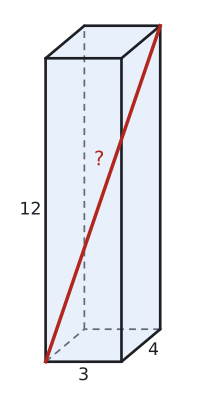

The script that drew this image:
import sys; sys.path.insert(0, "tools")
from cizim import *

# Eğik izdüşüm: genişlik (x) ve yükseklik (z) gerçek ölçüde, derinlik (y) yarıya kısaltılmış ve 40° eğik.
KD, TETA = 0.5, np.radians(40)
CX, SY = KD * np.cos(TETA), KD * np.sin(TETA)
GOZ = np.array([CX, -1.0, SY])  # bakan göze doğru yön

def P(p):
    x, y, z = p
    return np.array([x + CX * y, z + SY * y])

def prizma(ax, taban, v, renkler=None, lw=2.0):
    """taban: dışbükey çokgenin 3B köşeleri, v: öteleme vektörü (yanal ayrıt). Görünmeyen ayrıtlar kesikli."""
    taban = [np.array(t, float) for t in taban]; v = np.array(v, float); n = len(taban)
    ust = [t + v for t in taban]; merkez = sum(taban) / n + v / 2
    yuzler = [list(range(n)), list(range(n, 2 * n))] + [[i, (i + 1) % n, n + (i + 1) % n, n + i] for i in range(n)]
    kose = taban + ust; gorunur = []
    for y in yuzler:
        a, b, c = kose[y[0]], kose[y[1]], kose[y[2]]
        nor = np.cross(b - a, c - a)
        if np.dot(nor, sum(kose[i] for i in y) / len(y) - merkez) < 0: nor = -nor
        gorunur.append(np.dot(nor, GOZ) > 1e-9)
    renkler = renkler or {}
    for k, y in enumerate(yuzler):
        if k in renkler and gorunur[k]:
            ax.add_patch(patches.Polygon([P(kose[i]) for i in y], closed=True, facecolor=renkler[k], edgecolor="none", zorder=1))
    kenarlar = {}
    for k, y in enumerate(yuzler):
        for j in range(len(y)):
            e = tuple(sorted((y[j], y[(j + 1) % len(y)])))
            kenarlar[e] = kenarlar.get(e, False) or gorunur[k]
    for (i, j), g in kenarlar.items():
        a, b = P(kose[i]), P(kose[j])
        if g: ax.plot([a[0], b[0]], [a[1], b[1]], color=YAZI, lw=lw, zorder=4, solid_capstyle="round")
        else: ax.plot([a[0], b[0]], [a[1], b[1]], color=SOLUK, lw=1.3, ls=(0, (4, 3)), zorder=2)
    return kose

def cizgi(ax, p, q, renk=KIRMIZI, lw=2.4, ls="-", z=5):
    a, b = P(p), P(q); ax.plot([a[0], b[0]], [a[1], b[1]], color=renk, lw=lw, ls=ls, zorder=z)

def yaz(ax, p, s, dx=0.0, dy=0.0, renk=YAZI, boy=13, **kw):
    q = P(p); ax.text(q[0] + dx, q[1] + dy, s, ha=kw.pop("ha", "center"), va=kw.pop("va", "center"), color=renk, fontsize=boy, zorder=7, **kw)

def dik(ax, k, u, w, r=0.4, renk=YAZI):
    k, u, w = np.array(k, float), np.array(u, float), np.array(w, float)
    u = u / np.linalg.norm(u); w = w / np.linalg.norm(w)
    pts = [P(k + r * u), P(k + r * u + r * w), P(k + r * w)]
    ax.plot([p[0] for p in pts], [p[1] for p in pts], color=renk, lw=1.3, zorder=6)

def bitir(ax, pay=0.6):
    ax.set_aspect("equal"); ax.axis("off"); ax.autoscale_view(); ax.margins(0.04)
# Kendini dene 2: 3 × 4 × 12 dikdörtgenler prizması, cisim köşegeni ?
a, b, c = 3, 4, 12
fig, ax = sekil(3.2, 5.2)
k = prizma(ax, [(0, 0, 0), (a, 0, 0), (a, b, 0), (0, b, 0)], (0, 0, c), renkler={1: MAVI_ACIK, 2: MAVI_ACIK, 3: MAVI_ACIK})
cizgi(ax, (0, 0, 0), (a, b, c), renk=KIRMIZI, lw=2.6)
yaz(ax, (a / 2, 0, 0), "3", dy=-0.55)
yaz(ax, (a, b / 2, 0), "4", dx=0.5, dy=-0.2)
yaz(ax, (0, 0, c / 2), "12", dx=-0.6)
yaz(ax, (a * 0.6, b * 0.6, c * 0.6), "?", dx=-0.6, renk=KIRMIZI, boy=15)
ax.set_xlim(-1.5, 6.2); ax.set_ylim(-1.2, 14.0)
ax.set_aspect("equal"); ax.axis("off")
kaydet(fig, __file__)
